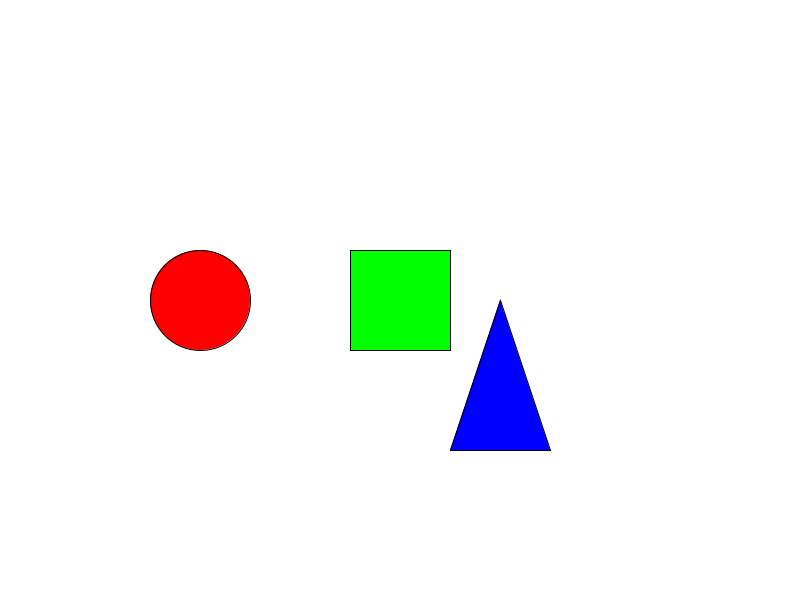
Frame 1 (no input)
Frame 60 (the mouse pressed at the canvas centre just before this capture): identical to frame 1, image omitted
Frame 120 (the mouse held since frame 60 and released just before this capture): identical to frame 1, image omitted

The Processing sketch that drew this single still picture (run headless with seeded random() and noise(); from frame 60 on, the mouse is pressed at the canvas centre):

// Processing sketch: mediatutorial_1_3
// ── mediatutorial_1_3.pde
void setup() {
    size(800, 600);
}

void draw() {
    background(255); // Set the background color to white
    
    // Draw with different colors
    fill(255, 0, 0); // Red
    ellipse(200, 300, 100, 100);
    
    fill(0, 255, 0); // Green
    rect(350, 250, 100, 100);
    
    fill(0, 0, 255); // Blue
    triangle(500, 300, 450, 450, 550, 450);
}
